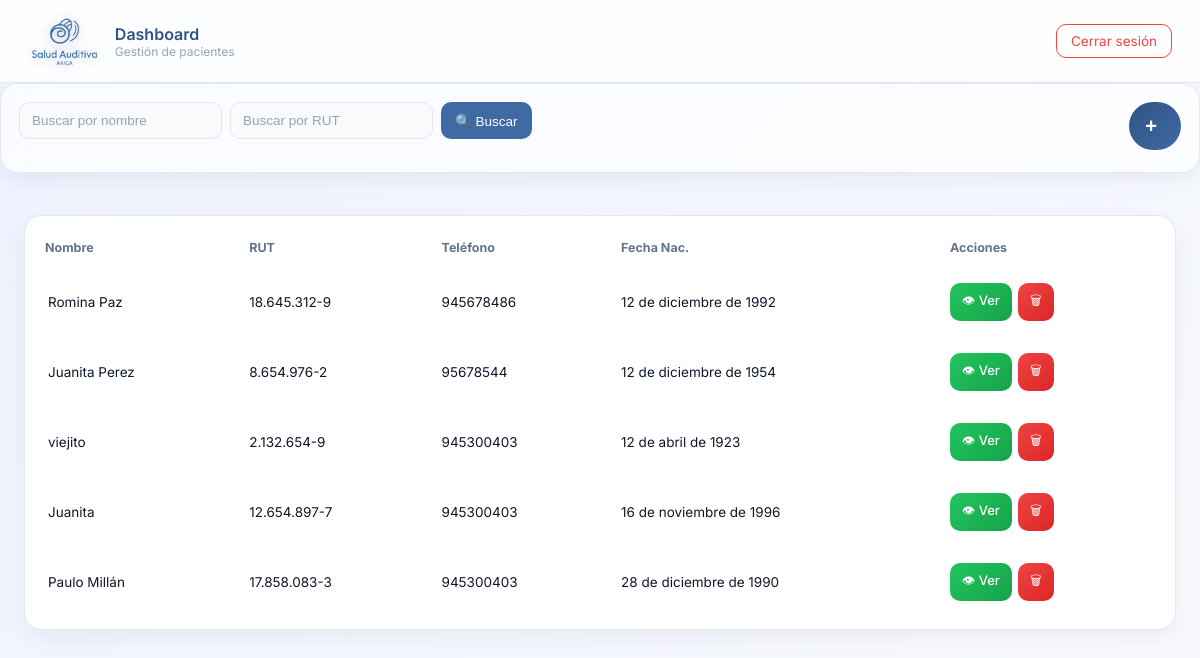
The page /dashboard/ (signed in) on the database its author committed.
### Login/models.py (models this page shows, shortened)
class Paciente(models.Model):
    PREVISION_CHOICES = [
        ('fonasa', 'Fonasa'),
        ('isapre', 'Isapre'),
        ('capredena', 'Capredena'),
        ('dipreca', 'Dipreca')
    ]
    nombre = models.CharField(max_length=150)
    rut = models.CharField(max_length=12, unique=True)
    telefono = models.CharField(max_length=15, blank=True, null=True)
    fecha_nacimiento = models.DateField()
    direccion = models.CharField(max_length=255, blank=True, null=True)
    email = models.EmailField(blank=True, null=True)
    prevision = models.CharField(
        max_length=20,
        choices=PREVISION_CHOICES,
        default='fonasa'
    )
    creado = models.DateTimeField(auto_now_add=True)

### Login/views.py (the view)
# urls.py: path('dashboard/', views.dashboard_view, name='dashboard'),
@login_required
def dashboard_view(request):
    nombre = request.GET.get('nombre')
    rut = request.GET.get('rut')
    pacientes = Paciente.objects.all().order_by('-creado')
    if nombre:
        pacientes = pacientes.filter(nombre__icontains=nombre)
    if rut:
        pacientes = pacientes.filter(rut__icontains=rut)
    return render(request, 'login/dashboard.html', {
        'pacientes': pacientes
    })

### Login/templates/login/dashboard.html (shortened to what this page needs)
{% load static %}
<link rel="stylesheet" href="{% static 'Login/css/dashboard.css' %}">
<div class="header">
    <div class="header-left">
        <img src="{% static 'Login/img/logo-png.png' %}" alt="Logo" class="logo-header">
        <div class="header-text">
            <span class="title">Dashboard</span>
            <span class="subtitle">Gestión de pacientes</span>
        </div>
    </div>
    <div class="header-right">
        <a href="{% url 'logout' %}" class="btn-logout">Cerrar sesión</a>
    </div>
</div>
<div class="filters">
    <form method="GET" class="filters-form">
        <input type="text" name="nombre" placeholder="Buscar por nombre">
        <input type="text" name="rut" placeholder="Buscar por RUT">
        <button type="submit" class="btn-search">
            🔍 Buscar
        </button>
    </form>
    <button class="fab" onclick="abrirModal()">
        <span class="icon">+</span>
    </button>
</div>
<div class="container">
    <div class="card">
        <table>
            <thead>
                <tr>
                    <th>Nombre</th>
                    <th>RUT</th>
                    <th>Teléfono</th>
                    <th>Fecha Nac.</th>
                    <th>Acciones</th>
                </tr>
            </thead>
            <tbody>
                {% for p in pacientes %}
                <tr>
                    <td>{{ p.nombre }}</td>
                    <td>{{ p.rut }}</td>
                    <td>{{ p.telefono }}</td>
                    <td>{{ p.fecha_nacimiento }}</td>
                    <td class="acciones">
                        <a href="{% url 'ver_paciente' p.id %}" class="btn-view">👁 Ver</a>
                        <a href="#" class="btn-danger" onclick="abrirModalEliminar('{{ p.id }}')">🗑</a>
                    </td>
                </tr>
                {% endfor %}
            </tbody>
        </table>
    </div>
</div>

### Login/static/Login/css/dashboard.css (style rules this page uses)
* { box-sizing: border-box; }
.header { background: rgba(255,255,255,0.85); backdrop-filter: blur(12px); padding: 16px 28px; display: flex; justify-content: space-between; align-items: center; border-bottom: 1px solid #e2e8f0; }
.header-left { display: flex; align-items: center; gap: 14px; }
.header-text { display: flex; flex-direction: column; }
.header-text .title { font-size: 16px; font-weight: 600; color: #2f5485; }
.header-text .subtitle { font-size: 12px; color: #94a3b8; }
.btn-logout { background: transparent; color: #ef4444; padding: 8px 14px; border: 1px solid #ef4444; border-radius: 10px; text-decoration: none; font-size: 13.5px; transition: 0.25s; }
.container { padding: 24px; }
.filters { background: rgba(255,255,255,0.7); backdrop-filter: blur(10px); padding: 18px; border-radius: 18px; border: 1px solid #e2e8f0; margin-bottom: 18px; box-shadow: 0 8px 20px rgba(0,0,0,0.05); display: flex; justify-content: space-between; flex-wrap: wrap; gap: 12px; }
.filters-form { display: flex; gap: 8px; flex-wrap: wrap; }
.filters input, .modal-content input { padding: 10px 12px; border-radius: 10px; border: 1px solid #e5e7eb; outline: none; transition: 0.2s; font-size: 13.5px; background: #f8fafc; }
.filters input::placeholder, .modal-content input::placeholder { color: #94a3b8; }
button, .btn-new, .btn-search { font-size: 13.5px; padding: 10px 14px; border: none; cursor: pointer; }
.btn-search { background: #3f6aa3; color: white; border-radius: 10px; display: flex; align-items: center; gap: 6px; transition: all 0.2s ease; }
.card { background: white; border-radius: 18px; padding: 8px; box-shadow: 0 8px 25px rgba(0,0,0,0.05); overflow-x: auto; border: 1px solid #e2e8f0; }
table { width: 100%; border-collapse: separate; border-spacing: 0 8px; }
th { text-align: left; padding: 8px 12px; color: var(--gray); font-size: 12.5px; }
tbody tr { background: white; border-radius: 12px; transition: all 0.2s ease; }
tbody tr td:first-child { border-left: 3px solid transparent; }
td { padding: 12px; font-size: 13.5px; }
tbody tr { transition: 0.2s; }
.acciones { display: flex; gap: 6px; }
.btn-view, .btn-danger { display: inline-flex; align-items: center; justify-content: center; padding: 8px 12px; font-size: 13px; font-weight: 500; border-radius: 10px; text-decoration: none; transition: all 0.2s ease; }
.btn-view { background: linear-gradient(135deg, #22c55e, #16a34a); color: white; }
.btn-danger { background: linear-gradient(135deg, #ef4444, #dc2626); color: white; }
.fab { height: 48px; min-width: 48px; padding: 0 16px; border-radius: 50px; background: linear-gradient(135deg, #2f5485, #3f6aa3); color: white; display: flex; align-items: center; justify-content: center; gap: 8px; border: none; cursor: pointer; transition: all 0.25s ease; overflow: hidden; }
.fab .icon { font-size: 20px; font-weight: 600; display: flex; align-items: center; justify-content: center; }
.header { display: flex; justify-content: space-between; align-items: center; }
.header-left { display: flex; align-items: center; }
.header-right { display: flex; align-items: center; }
.logo-header { height: 50px; width: auto; filter: drop-shadow(0 2px 6px rgba(0,0,0,0.2)); }

### rows shown on the page
Paciente: nombre "Romina Paz", rut "18.645.312-9", telefono "945678486", fecha_nacimiento "12 de diciembre de 1992"
Paciente: nombre "Juanita Perez", rut "8.654.976-2", telefono "95678544", fecha_nacimiento "12 de diciembre de 1954"
Paciente: nombre "viejito", rut "2.132.654-9", telefono "945300403", fecha_nacimiento "12 de abril de 1923"
Paciente: nombre "Juanita", rut "12.654.897-7", telefono "945300403", fecha_nacimiento "16 de noviembre de 1996"
Paciente: nombre "Paulo Millán", rut "17.858.083-3", telefono "945300403", fecha_nacimiento "28 de diciembre de 1990"
